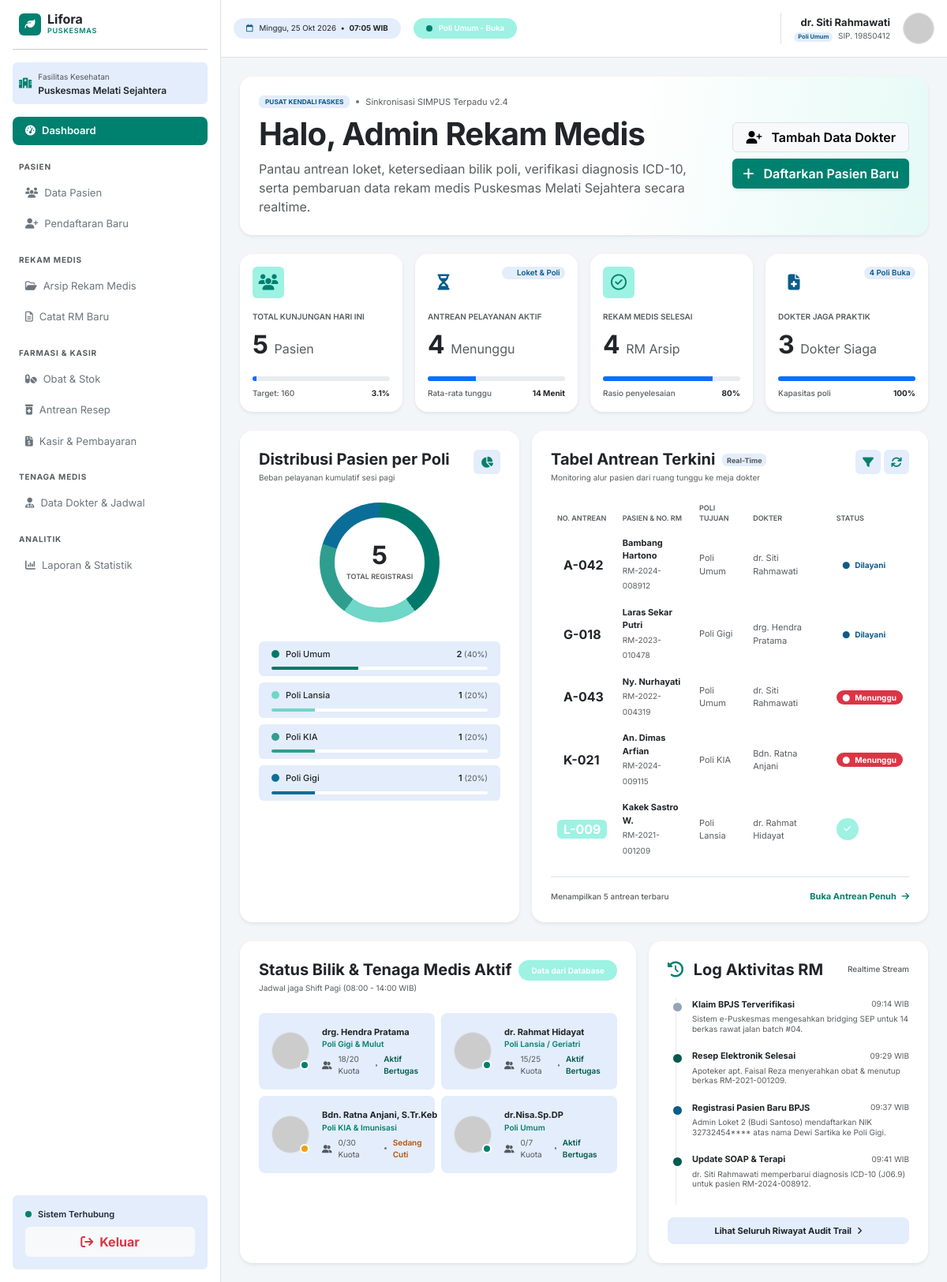
The page /admin/dashboard_admin.php (signed in) on the database its author committed.
### tables this page shows
CREATE TABLE `antrean` (
  `id` int NOT NULL,
  `no_antrean` varchar(10) NOT NULL,
  `nama_pasien` varchar(100) NOT NULL,
  `no_rm` varchar(20) NOT NULL,
  `poli_tujuan` varchar(50) NOT NULL,
  `dokter` varchar(100) NOT NULL,
  `status_layanan` varchar(20) DEFAULT 'Menunggu',
  `waktu_daftar` timestamp NULL DEFAULT CURRENT_TIMESTAMP
);

CREATE TABLE `dokter` (
  `id` int NOT NULL,
  `nama_dokter` varchar(150) NOT NULL,
  `gelar_spesialis` varchar(100) DEFAULT '',
  `nip_sip` varchar(50) NOT NULL,
  `status_satusehat` varchar(50) DEFAULT 'Terkoneksi SatuSehat',
  `poli` varchar(50) NOT NULL,
  `hari_praktik` varchar(100) DEFAULT '',
  `jam_praktik` varchar(50) DEFAULT '',
  `kuota_harian` int DEFAULT '30',
  `kuota_terisi` int DEFAULT '0',
  `status_tugas` enum('Aktif Bertugas','Sedang Cuti','Non-Aktif') DEFAULT 'Aktif Bertugas',
  `keterangan_status` varchar(100) DEFAULT '',
  `foto_avatar` varchar(255) DEFAULT '',
  `username` varchar(50) DEFAULT NULL
);

CREATE TABLE `log_aktivitas` (
  `id` int NOT NULL,
  `judul` varchar(100) NOT NULL,
  `deskripsi` text NOT NULL,
  `waktu` varchar(20) NOT NULL,
  `tipe_log` varchar(50) NOT NULL
);

### admin/dashboard_admin.php (the view, shortened to what the rows shown need)
<?php
require_once '../koneksi.php';
$stmt = $pdo->query("SELECT * FROM antrean ORDER BY waktu_daftar DESC LIMIT 5");
$antreanList = $stmt->fetchAll();
$stmt = $pdo->query("SELECT * FROM dokter WHERE status_tugas IN ('Aktif Bertugas', 'Sedang Cuti') LIMIT 4");
$tenagaMedis = $stmt->fetchAll();
$stmt = $pdo->query("SELECT * FROM log_aktivitas ORDER BY id DESC LIMIT 4");
$logs = $stmt->fetchAll();
function foto($file, $nama, $warna = '0d6b5f') {
    $src = !empty($file) ? "../assets/img/dokter/" . htmlspecialchars($file) : "https://ui-avatars.com/api/?name=" . urlencode($nama) . "&background=" . $warna . "&color=fff&bold=true";
    return '<img src="' . $src . '" alt="' . htmlspecialchars($nama) . '" class="rounded-circle border" style="width:48px;height:48px;object-fit:cover;" onerror="this.onerror=null;this.src=\'https://ui-avatars.com/api/?name=' . urlencode($nama) . '&background=' . $warna . '&color=fff&bold=true\'">';
}
?>
<!DOCTYPE html>
<html lang="id">
<head>
    <?php include '../layout/components/admin/head.php'; ?>
</head>
<body>
<div class="d-flex min-vh-100">
    <main class="flex-grow-1 d-flex flex-column" style="min-width: 0;">
        <div class="container-fluid py-4 px-4 flex-grow-1 d-flex flex-column gap-4">
            <div class="card border-0 shadow-sm hero-card rounded-4">
                <div class="card-body p-4 d-flex flex-column flex-md-row justify-content-between align-items-md-center gap-4">
                    <div>
                        <h1 class="fw-bold text-dark mb-2" style="letter-spacing: -0.02em;">Halo, <?= htmlspecialchars($_SESSION['nama_lengkap'] ?? 'Admin'); ?></h1>
                    </div>
                </div>
            </div>
            <div class="row g-3">
                <div class="col-lg-7">
                    <div class="card border-0 shadow-sm h-100 rounded-4">
                        <div class="card-body p-4 d-flex flex-column">
                            <div class="table-responsive flex-grow-1">
                                <table class="table table-borderless align-middle mb-0">
                                    <thead class="bg-lifora-blue-soft" style="border-radius: 8px;">
                                        <tr>
                                            <th class="fs-9 text-muted text-uppercase fw-semibold rounded-start py-2">No. Antrean</th>
                                            <th class="fs-9 text-muted text-uppercase fw-semibold py-2">Pasien & No. RM</th>
                                            <th class="fs-9 text-muted text-uppercase fw-semibold py-2">Poli Tujuan</th>
                                            <th class="fs-9 text-muted text-uppercase fw-semibold py-2">Dokter</th>
                                            <th class="fs-9 text-muted text-uppercase fw-semibold rounded-end py-2">Status</th>
                                        </tr>
                                    </thead>
                                    <tbody>
                                        <?php foreach ($antreanList as $a): ?>
                                        <tr>
                                            <td>
                                                <span class="badge <?= $a['status_layanan'] === 'Selesai' ? 'bg-lifora-primary-soft text-lifora-primary-dark' : 'bg-lifora-blue-badge text-dark'; ?> fs-6 rounded px-2 py-1">
                                                    <?= htmlspecialchars($a['no_antrean']); ?>
                                                </span>
                                            </td>
                                            <td>
                                                <div class="fw-bold text-dark fs-7"><?= htmlspecialchars($a['nama_pasien']); ?></div>
                                                <small class="text-muted fs-8"><?= htmlspecialchars($a['no_rm']); ?></small>
                                            </td>
                                            <td class="text-muted fs-7"><?= htmlspecialchars($a['poli_tujuan']); ?></td>
                                            <td class="text-muted fs-7"><?= htmlspecialchars($a['dokter']); ?></td>
                                            <td>
                                                <?php if ($a['status_layanan'] === 'Dilayani'): ?>
                                                    <span class="badge bg-lifora-blue-badge text-lifora-blue rounded-pill px-2 py-1 fs-8"><i class="fa-solid fa-circle fs-9 me-1"></i> Dilayani</span>
                                                <?php elseif ($a['status_layanan'] === 'Menunggu'): ?>
                                                    <span class="badge bg-danger text-white rounded-pill px-2 py-1 fs-8"><i class="fa-solid fa-circle fs-9 me-1"></i> Menunggu</span>
                                                <?php else: ?>
                                                    <span class="badge bg-lifora-primary-soft text-lifora-primary-dark rounded-circle d-flex align-items-center justify-content-center p-0" style="width: 28px; height: 28px;"><i class="fa-solid fa-check"></i></span>
                                                <?php endif; ?>
                                            </td>
                                        </tr>
                                        <?php endforeach; ?>
                                    </tbody>
                                </table>
                            </div>
                        </div>
                    </div>
                </div>
            </div>
            <div class="row g-3">
                <div class="col-lg-7">
                    <div class="card border-0 shadow-sm h-100 rounded-4">
                        <div class="card-body p-4">
                            <div class="row g-2">
                                <?php foreach ($tenagaMedis as $t): ?>
                                <div class="col-md-6">
                                    <div class="bg-lifora-blue-soft rounded-3 p-3 d-flex align-items-center gap-3 h-100">
                                        <div class="position-relative flex-shrink-0">
                                            <?= foto($t['foto_avatar'], $t['nama_dokter']); ?>
                                            <span class="position-absolute bottom-0 end-0 border border-2 border-white rounded-circle"
                                                  style="width: 12px; height: 12px; background: <?= $t['status_tugas'] === 'Aktif Bertugas' ? 'var(--lifora-primary)' : ($t['status_tugas'] === 'Sedang Cuti' ? '#f59e0b' : '#94a3b8'); ?>;">
                                            </span>
                                        </div>
                                        <div>
                                            <div class="fw-bold text-dark fs-7 text-truncate" style="max-width: 150px;" title="<?= htmlspecialchars($t['nama_dokter']); ?>"><?= htmlspecialchars($t['nama_dokter']); ?></div>
                                            <div class="fs-8 fw-semibold mb-1 text-lifora-primary"><?= htmlspecialchars($t['poli']); ?></div>
                                            <div class="d-flex align-items-center gap-2 text-muted fs-8">
                                                <i class="fa-solid fa-user-group"></i> <?= $t['kuota_terisi']; ?>/<?= $t['kuota_harian']; ?> Kuota
                                                <span class="bg-secondary rounded-circle d-inline-block" style="width: 3px; height: 3px;"></span>
                                                <span class="fw-semibold" style="color: <?= $t['status_tugas'] === 'Aktif Bertugas' ? 'var(--lifora-primary-dark)' : '#b45309'; ?>;">
                                                    <?= htmlspecialchars($t['status_tugas']); ?>
                                                </span>
                                            </div>
                                        </div>
                                    </div>
                                </div>
                                <?php endforeach; ?>
                            </div>
                        </div>
                    </div>
                </div>
                <div class="col-lg-5">
                    <div class="card border-0 shadow-sm h-100 rounded-4">
                        <div class="card-body p-4 d-flex flex-column">
                            <div class="timeline flex-grow-1">
                                <?php
                                $logColors = [
                                    'soap' => 'var(--lifora-primary-dark)',
                                    'registrasi' => 'var(--lifora-blue-text)',
                                    'resep' => 'var(--lifora-primary-dark)',
                                    'klaim' => '#94a3b8'
                                ];
                                foreach ($logs as $log):
                                    $dotColor = $logColors[$log['tipe_log']] ?? '#cbd5e1';
                                ?>
                                <div class="timeline-item" style="--dot-color: <?= $dotColor; ?>;">
                                    <div class="d-flex justify-content-between align-items-center mb-1">
                                        <span class="fw-bold text-dark fs-7"><?= htmlspecialchars($log['judul']); ?></span>
                                        <span class="text-muted fs-8"><?= htmlspecialchars($log['waktu']); ?></span>
                                    </div>
                                    <p class="text-muted fs-8 mb-0 lh-sm"><?= htmlspecialchars($log['deskripsi']); ?></p>
                                </div>
                                <?php endforeach; ?>
                            </div>
                        </div>
                    </div>
                </div>
            </div>
        </div>
    </main>
</div>
<?php include '../layout/components/admin/footer.php'; ?>
</body>
</html>

### rows shown on the page
antrean: no_antrean "A-042", nama_pasien "Bambang Hartono", no_rm "RM-2024-008912", poli_tujuan "Poli Umum", dokter "dr. Siti Rahmawati", status_layanan "Dilayani" (drawn)
antrean: no_antrean "G-018", nama_pasien "Laras Sekar Putri", no_rm "RM-2023-010478", poli_tujuan "Poli Gigi", dokter "drg. Hendra Pratama", status_layanan "Dilayani" (drawn)
antrean: no_antrean "A-043", nama_pasien "Ny. Nurhayati", no_rm "RM-2022-004319", poli_tujuan "Poli Umum", dokter "dr. Siti Rahmawati", status_layanan "Menunggu" (drawn)
antrean: no_antrean "K-021", nama_pasien "An. Dimas Arfian", no_rm "RM-2024-009115", poli_tujuan "Poli KIA", dokter "Bdn. Ratna Anjani", status_layanan "Menunggu" (drawn)
antrean: no_antrean "L-009", nama_pasien "Kakek Sastro W.", no_rm "RM-2021-001209", poli_tujuan "Poli Lansia", dokter "dr. Rahmat Hidayat", status_layanan "Selesai" (drawn)
dokter: nama_dokter "drg. Hendra Pratama", poli "Poli Gigi & Mulut", kuota_terisi "18", kuota_harian "20", status_tugas "Aktif Bertugas"
dokter: nama_dokter "dr. Rahmat Hidayat", poli "Poli Lansia / Geriatri", kuota_terisi "15", kuota_harian "25", status_tugas "Aktif Bertugas"
dokter: nama_dokter "Bdn. Ratna Anjani, S.Tr.Keb", poli "Poli KIA & Imunisasi", kuota_terisi "0", kuota_harian "30", status_tugas "Sedang Cuti"
dokter: nama_dokter "dr.Nisa.Sp.DP", poli "Poli Umum", kuota_terisi "0", kuota_harian "7", status_tugas "Aktif Bertugas"
log_aktivitas: judul "Klaim BPJS Terverifikasi", waktu "09:14 WIB", deskripsi "Sistem e-Puskesmas mengesahkan bridging SEP untuk 14 berkas rawat jalan batch #04."
log_aktivitas: judul "Resep Elektronik Selesai", waktu "09:29 WIB", deskripsi "Apoteker apt. Faisal Reza menyerahkan obat & menutup berkas RM-2021-001209."
log_aktivitas: judul "Registrasi Pasien Baru BPJS", waktu "09:37 WIB", deskripsi "Admin Loket 2 (Budi Santoso) mendaftarkan NIK 32732454**** atas nama Dewi Sartika ke Poli Gigi."
log_aktivitas: judul "Update SOAP & Terapi", waktu "09:41 WIB", deskripsi "dr. Siti Rahmawati memperbarui diagnosis ICD-10 (J06.9) untuk pasien RM-2024-008912."

### other values the page prints
$_SESSION['nama_lengkap'] "Admin Rekam Medis"
$totalKunjungan "5"
$targetHarian "160"
$persenKunjungan "3.1"
$antreanAktif "4"
$rmSelesai "4"
$persenRM "80"
$dokterAktif "3"
$totalDistribusi "5"
$d['poli'] "Poli Umum"
$d['jumlah'] "2"
$d['persen'] "40"
$d['poli'] "Poli Lansia"
$d['jumlah'] "1"
$d['persen'] "20"
